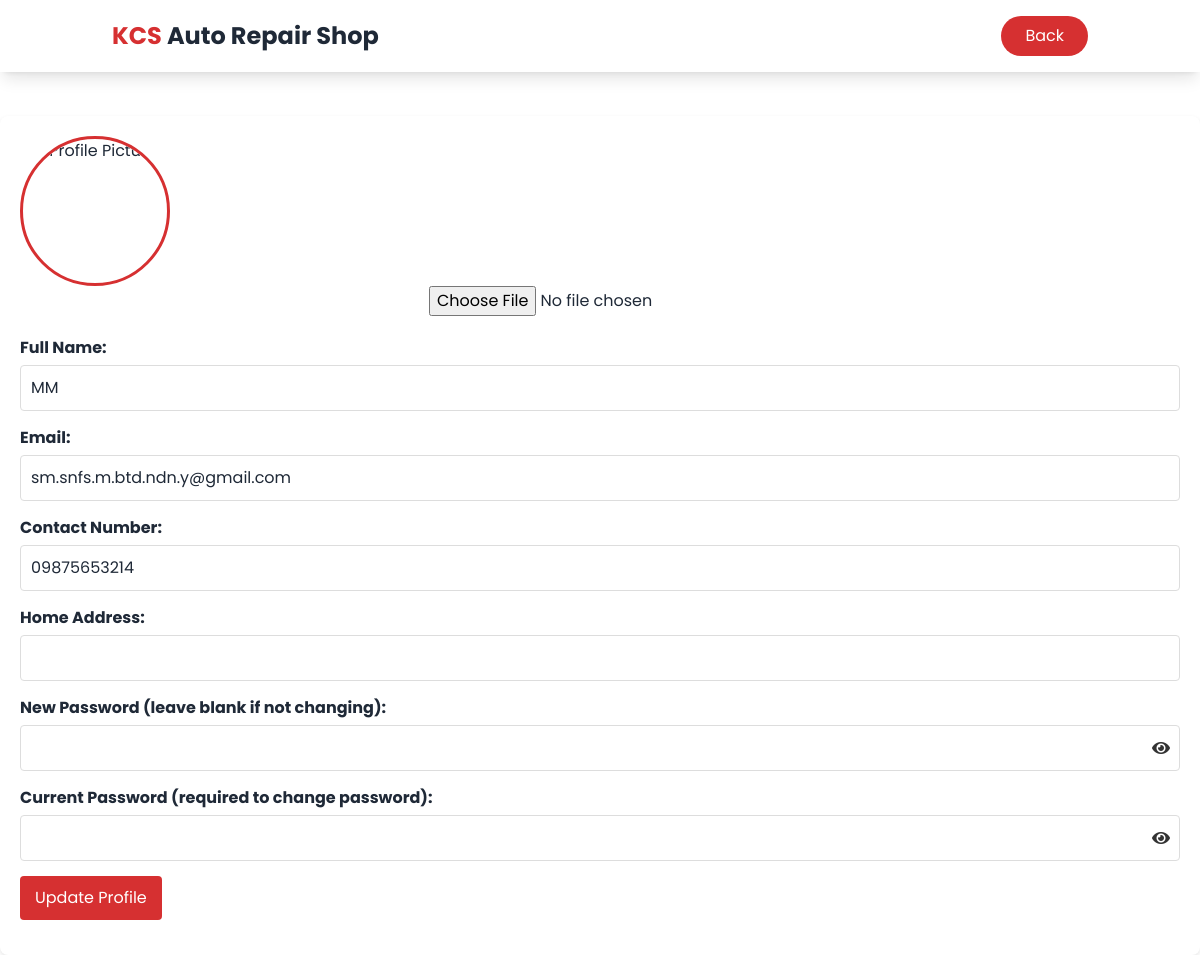
The app's page /customer_profile.php (signed in) with its own data.
### tables this page shows
CREATE TABLE `users` (
  `id` int(11) NOT NULL,
  `username` varchar(100) DEFAULT NULL,
  `password` varchar(255) DEFAULT NULL,
  `email` varchar(100) DEFAULT NULL,
  `role` enum('admin','staff','inventory_manager','mechanic','customer') DEFAULT NULL,
  `full_name` varchar(100) DEFAULT NULL,
  `contact_number` varchar(15) DEFAULT NULL,
  `home_address` varchar(255) DEFAULT NULL,
  `created_at` timestamp NOT NULL DEFAULT current_timestamp(),
  `status` enum('active','inactive') DEFAULT 'active',
  `email_verified` tinyint(1) DEFAULT 0,
  `verification_token` varchar(255) DEFAULT NULL,
  `profile_picture` varchar(255) DEFAULT NULL
);

### customer_profile.php (the view, shortened to what this page needs)
<?php
require_once 'config.php';
include 'header.php';
$userId = $_SESSION['user']['id'];
$stmt = $pdo->prepare("SELECT id, username, full_name, email, contact_number, home_address, profile_picture, password FROM users WHERE id = ?");
$stmt->execute([$userId]);
$user = $stmt->fetch(PDO::FETCH_ASSOC);
$profile_dir = 'profile_pics/';
$current_profile_pic = !empty($user['profile_picture']) && file_exists($profile_dir . $user['profile_picture'])
    ? $profile_dir . $user['profile_picture']
    : 'assets/default_profile.png';
?>
<!DOCTYPE html>
<html lang="en">
<head>
    <link rel="stylesheet" href="https://cdnjs.cloudflare.com/ajax/libs/font-awesome/5.15.4/css/all.min.css">
</head>
<body>
<div class="pt-24"></div>
    <div class="dashboard-container">
        <div class="form-section">
            <form method="POST" enctype="multipart/form-data">
                <div class="profile-picture-container">
                    <img src="<?= htmlspecialchars($current_profile_pic) ?>" alt="Profile Picture">
                    <input type="file" name="profile_picture" id="profile_picture" accept="image/*">
                </div>
                <div class="form-group">
                    <label for="full_name">Full Name:</label>
                    <input type="text" id="full_name" name="full_name" value="<?= htmlspecialchars($user['full_name']) ?>" required>
                </div>
                <div class="form-group">
                    <label for="email">Email:</label>
                    <input type="email" id="email" name="email" value="<?= htmlspecialchars($user['email']) ?>" required>
                </div>
                <div class="form-group">
                    <label for="contact_number">Contact Number:</label>
                    <input type="tel" id="contact_number" name="contact_number" value="<?= htmlspecialchars($user['contact_number']) ?>" required>
                </div>
                <div class="form-group">
                    <label for="home_address">Home Address:</label>
                    <input type="text" id="home_address" name="home_address" value="<?= htmlspecialchars($user['home_address'] ?? '') ?>">
                </div>
                <div class="form-group">
                    <label for="new_password">New Password (leave blank if not changing):</label>
                    <div class="password-field-wrapper">
                        <input type="password" id="new_password" name="new_password">
                        <i class="fas fa-eye" id="toggleNewPassword"></i>
                    </div>
                </div>
                <div class="form-group">
                    <label for="current_password">Current Password (required to change password):</label>
                    <div class="password-field-wrapper">
                        <input type="password" id="current_password" name="current_password">
                        <i class="fas fa-eye" id="toggleCurrentPassword"></i>
                    </div>
                </div>
                <div class="form-group">
                    <button type="submit">Update Profile</button>
                </div>
            </form>
        </div>
    </div>
</body>
</html>

### css/header.css (style rules this page uses)
body { font-family: 'Poppins', sans-serif; }

### customer_profile.php (style rules this page uses)
.profile-picture-container { text-align: center; margin-bottom: 20px; }
.profile-picture-container img { width: 150px; height: 150px; border-radius: 50%; object-fit: cover; border: 3px solid #d63031; }
.form-section { background-color: #fff; padding: 20px; border-radius: 8px; box-shadow: 0 2px 4px rgba(0,0,0,0.1); margin-top: 20px; }
.form-group { margin-bottom: 15px; }
.form-group label { display: block; margin-bottom: 5px; font-weight: bold; }
.form-group input[type="text"], .form-group input[type="email"], .form-group input[type="tel"], .form-group input[type="password"] { width: 100%; padding: 10px; border: 1px solid #ddd; border-radius: 4px; box-sizing: border-box; }
.form-group button { background-color: #d63031; color: white; padding: 10px 15px; border: none; border-radius: 4px; cursor: pointer; font-size: 16px; }
.password-field-wrapper { position: relative; }
.password-field-wrapper i { position: absolute; right: 10px; top: 50%; transform: translateY(-50%); cursor: pointer; color: #333; z-index: 100; }

### records on screen
users: full_name "MM", email "sm.snfs.m.btd.ndn.y@gmail.com", contact_number "09875653214"
